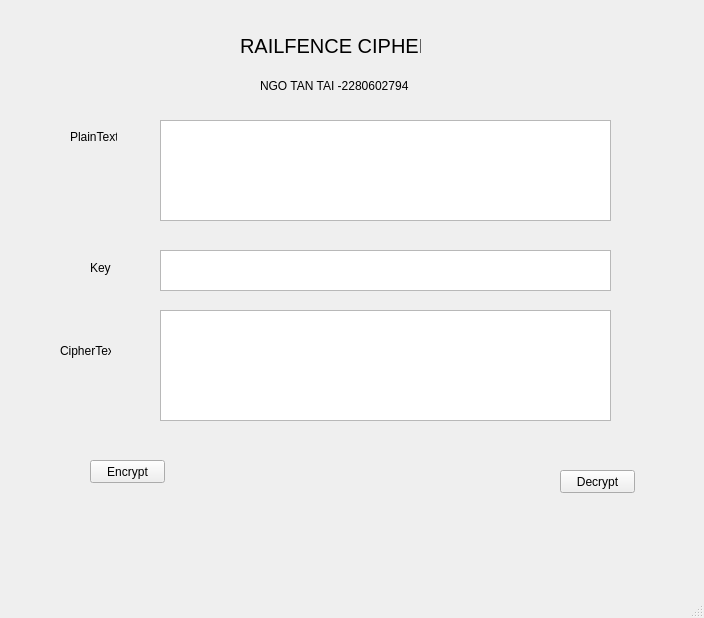
<?xml version="1.0" encoding="UTF-8"?>
<ui version="4.0">
 <class>MainWindow</class>
 <widget class="QMainWindow" name="MainWindow">
  <property name="geometry">
   <rect>
    <x>0</x>
    <y>0</y>
    <width>704</width>
    <height>618</height>
   </rect>
  </property>
  <property name="windowTitle">
   <string>MainWindow</string>
  </property>
  <widget class="QWidget" name="centralwidget">
   <widget class="QLabel" name="label_3">
    <property name="geometry">
     <rect>
      <x>90</x>
      <y>260</y>
      <width>21</width>
      <height>16</height>
     </rect>
    </property>
    <property name="text">
     <string>Key</string>
    </property>
   </widget>
   <widget class="QLabel" name="label">
    <property name="geometry">
     <rect>
      <x>260</x>
      <y>50</y>
      <width>151</width>
      <height>71</height>
     </rect>
    </property>
    <property name="text">
     <string>NGO TAN TAI -2280602794</string>
    </property>
   </widget>
   <widget class="QPushButton" name="btn_encrypt">
    <property name="geometry">
     <rect>
      <x>90</x>
      <y>460</y>
      <width>75</width>
      <height>23</height>
     </rect>
    </property>
    <property name="text">
     <string>Encrypt</string>
    </property>
   </widget>
   <widget class="QPushButton" name="btn_decrypt">
    <property name="geometry">
     <rect>
      <x>560</x>
      <y>470</y>
      <width>75</width>
      <height>23</height>
     </rect>
    </property>
    <property name="text">
     <string>Decrypt</string>
    </property>
   </widget>
   <widget class="QTextEdit" name="key">
    <property name="geometry">
     <rect>
      <x>160</x>
      <y>250</y>
      <width>451</width>
      <height>41</height>
     </rect>
    </property>
   </widget>
   <widget class="QTextEdit" name="PlainText">
    <property name="geometry">
     <rect>
      <x>160</x>
      <y>120</y>
      <width>451</width>
      <height>101</height>
     </rect>
    </property>
   </widget>
   <widget class="QLabel" name="VIGENERE">
    <property name="geometry">
     <rect>
      <x>240</x>
      <y>20</y>
      <width>181</width>
      <height>51</height>
     </rect>
    </property>
    <property name="font">
     <font>
      <pointsize>15</pointsize>
     </font>
    </property>
    <property name="text">
     <string>RAILFENCE CIPHER</string>
    </property>
   </widget>
   <widget class="QLabel" name="label_2">
    <property name="geometry">
     <rect>
      <x>70</x>
      <y>130</y>
      <width>47</width>
      <height>13</height>
     </rect>
    </property>
    <property name="text">
     <string>PlainText</string>
    </property>
   </widget>
   <widget class="QTextEdit" name="CipherText">
    <property name="geometry">
     <rect>
      <x>160</x>
      <y>310</y>
      <width>451</width>
      <height>111</height>
     </rect>
    </property>
   </widget>
   <widget class="QLabel" name="label_4">
    <property name="geometry">
     <rect>
      <x>60</x>
      <y>340</y>
      <width>51</width>
      <height>21</height>
     </rect>
    </property>
    <property name="text">
     <string>CipherText</string>
    </property>
   </widget>
  </widget>
  <widget class="QMenuBar" name="menubar">
   <property name="geometry">
    <rect>
     <x>0</x>
     <y>0</y>
     <width>704</width>
     <height>21</height>
    </rect>
   </property>
  </widget>
  <widget class="QStatusBar" name="statusbar"/>
 </widget>
 <resources/>
 <connections/>
</ui>
